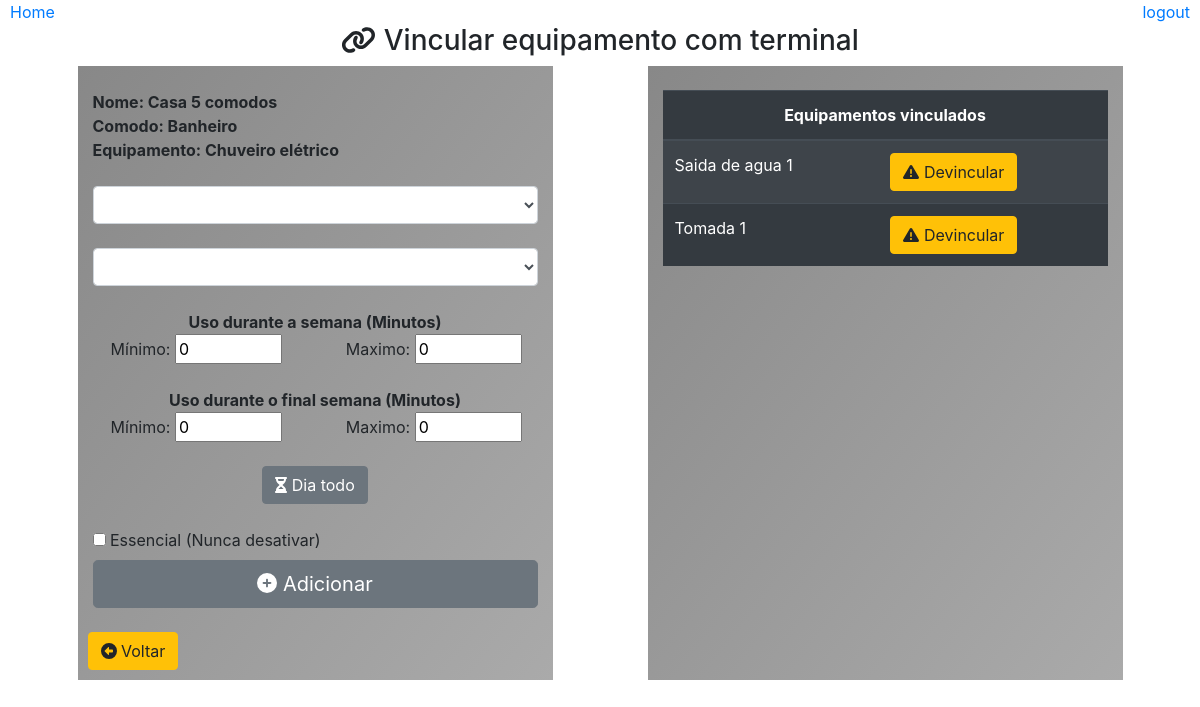
Screenshot of /cadastrar/vincular/equipamento/comodo/selecionar/?comodo_id=1&equipamento_id=3 with the database file from the repository.
### core/models.py (models this page shows, shortened)
class Comodo(models.Model):
    casa = models.ForeignKey(Casa,on_delete=models.CASCADE)
    nome = models.CharField(max_length=30)
    class Meta:
        db_table = 'comodo'

class Casa(models.Model):
    nome = models.CharField(max_length=30)
    class Meta:
        db_table = 'casa'

class Equipamento(models.Model):
    tipo_consumo = models.ForeignKey(TipoConsumo,on_delete=models.CASCADE)
    tipo_equipamento = models.ForeignKey(TipoEquipamento,on_delete=models.CASCADE)
    nome = models.CharField(max_length=50)
    descricao = models.CharField(max_length=500, null=True)
    consumo_agua = models.FloatField()
    consumo_energia = models.FloatField()
    class Meta:
        db_table = 'equipamento'

class ComodoSaida(models.Model):
    apelido = models.IntegerField()
    comodo = models.ForeignKey(Comodo, on_delete=models.CASCADE)
    saida = models.ForeignKey(Saida, on_delete=models.CASCADE)
    comodo_equipamento = models.ForeignKey(ComodoEquipamento,on_delete=models.CASCADE,null=True)
    essencial = models.BooleanField(default=False)
    status = models.BooleanField(default=True)
    tempo_min_semana = models.IntegerField(null=True)
    tempo_max_semana = models.IntegerField(null=True)
    tempo_min_feriado = models.IntegerField(null=True)
    tempo_max_feriado = models.IntegerField(null=True)
    class Meta:
        db_table = 'comodo_saida'

class Saida(models.Model):
    tipo_consumo = models.ForeignKey(TipoConsumo,on_delete=models.CASCADE)
    nome = models.CharField(max_length=30)
    class Meta:
        db_table = 'saida'

### core/pages/casa/views.py (the view)
# urls.py: path('cadastrar/vincular/equipamento/comodo/selecionar/', cadastro.ComodoEquipamentos),
def ComodoEquipamentos(request):
    comodo_id = request.GET.get('comodo_id')
    equipamento_id = request.GET.get('equipamento_id')
    saidas = Saida.objects.all()
    terminais = []
    if comodo_id and equipamento_id:
        comodo = Comodo.objects.get(id=comodo_id)
        equipamento = Equipamento.objects.get(id=equipamento_id)
        ambos = TipoConsumo.objects.get(id=3)# diretamente
        equipamentos = ComodoEquipamento.objects.filter(comodo=comodo, equipamento=equipamento)
        if equipamento.tipo_consumo == ambos:
            terminais = {'agua': [], 'energia': []}
        vinculados = []
        for item in equipamentos:
            items = ComodoSaida.objects.filter(
                comodo=comodo,
                comodo_equipamento = item
            )
            for aux in items:
                vinculados.append(aux)
        lista = []
        for saida in saidas:
            cs = ComodoSaida.objects.filter(
                comodo=comodo,
                saida=saida
            )
            flag = True
            for vinculado in vinculados:
                if vinculado.saida.tipo_consumo == saida.tipo_consumo:
                    if saida.tipo_consumo not in lista:
                        lista.append(saida.tipo_consumo)
                        flag = False
            if flag:
                for item in cs:
                    if item.comodo_equipamento is None:
                        if saida.tipo_consumo == equipamento.tipo_consumo:
                            aux = {'id': item.id, 'apelido': item.apelido, 'nome': saida.nome}
                            terminais.append(aux)
                        elif equipamento.tipo_consumo == ambos:
                            aux = {'id': item.id, 'apelido': item.apelido, 'nome': saida.nome, 'tipo_consumo': saida.tipo_consumo}
                            if saida.tipo_consumo.id == 1: #id direto
                                terminais['agua'].append(aux)
                            else:
                                terminais['energia'].append(aux)
    dados = {
        'titulo': 'Vincular terminal com equipamento',
        'comodo': comodo,
        'equipamento': equipamento,
        'terminais': terminais,
        'vinculados': vinculados
    }
    return render(request, 'casas/terminalEquipamento.html', dados)

### templates/casas/terminalEquipamento.html (shortened to what this page needs)
{% extends "model-page.html"%}
{% block content %}
    <div align='center'>
        <br>
        <h3><i class="fas fa-link"></i> Vincular equipamento com terminal</h3>
        <div class="container">
            <div class="row">
                <div class="col col-6 col-sm-6 col-md-4 col-lg-5 col-xs-4 container box-gray"><br>
                    <strong style="float: left;">Nome: {{comodo.casa.nome}}</strong><br>
                    <strong style="float: left;">Comodo: {{comodo.nome}}</strong><br>
                    <strong style="float: left;">Equipamento: {{equipamento.nome}}</strong><br><br>
                    <form action="/cadastrar/vincular/equipamento/comodo/adicionar" method="POST"> {% csrf_token %}
                        {% if equipamento.tipo_consumo.id == 3 %}
                            <select class="form-control" name="energia_id" value='1'>
                            </select>
                            <br>
                            <select class="form-control" name="agua_id" value='1'>
                            </select>
                        {% endif %}
                        <br>
                        <strong>Uso durante a semana (Minutos)</strong>
                        <div class="row">
                            <div class="col">
                                Mínimo: <input type="number" name="semana_min" id="semana_min" value="0" min="0" max="7200" step='15'/>
                            </div>
                            <div class="col">
                                Maximo: <input type="number" name="semana_max" id="semana_max" value="0" min="0" max="7200" step='15'/>
                            </div>
                        </div>
                        <br>
                        <strong>Uso durante o final semana (Minutos)</strong>
                        <div class="row">
                            <div class="col">
                                Mínimo: <input type="number" name="feriado_min" id="feriado_min" value="0" min="0" max="2880" step='15'/>
                            </div>
                            <div class="col">
                                Maximo: <input type="number" name="feriado_max" id="feriado_max" value="0" min="0" max="2880" step='15'/>
                            </div>
                        </div>
                        <br>
                        <button type="button" class="btn btn-secondary" onclick="diaTodo()">
                            <i class="fas fa-hourglass-half"></i> Dia todo
                        </button>
                        <br><br>
                        <div  style="float: left;">
                            <input type="checkbox" name="essencial" value="True"/>
                            <label> Essencial (Nunca desativar)</label>
                        </div>
                        <br>
                        <button type="submit" class="btn btn-secondary btn-lg btn-block">
                            <i class="fas fa-plus-circle"></i>
                            Adicionar
                        </button>
                        <br>
                    </form>
                    <a type="button" class="btn btn-warning" style="position: absolute; left: 10px;" href="/cadastrar/vincular/equipamento/comodo/?id={{comodo.id}}">
                        <i class='fas fa-arrow-alt-circle-left'></i> Voltar
                    </a>
                    <br><br>
                </div>
                {% if vinculados %}
                    <div class="col col-6 col-sm-6 col-md-4 col-lg-5 col-xs-4 container box-gray">
                        <br>
                        <table class="table table-striped table-dark">
                            <thead>
                                <tr align="center">
                                    <th colspan="2">Equipamentos vinculados</th>
                                </tr>
                            </thead>
                            {% for item in vinculados %}
                                <tr>
                                    <td>
                                        {{item.saida.nome}} {{item.apelido}}
                                    </td>
                                    <td>
                                        <a class="btn btn-warning" href="/cadastrar/desvincular/equipamento/comodo/{{item.id}}">
                                            <i class="fas fa-exclamation-triangle"></i> Devincular
                                        </a>
                                    </td>
                                </tr>
                            {% endfor %}
                        </table>
                        <br>
                    </div>
                {% endif %}
            </div>
        </div>
    </div>
{% endblock %}

### static/css/all.css (style rules this page uses)
.fa-hourglass-half:before { content: "\f252"; }
.fa-link:before { content: "\f0c1"; }

### static/css/style.css (style rules this page uses)
.box-gray { background-image: linear-gradient(to bottom right, #888888, #AAAAAA ); }

### rows the page displays
Comodo: casa.nome "Casa 5 comodos", nome "Banheiro"
Equipamento: nome "Chuveiro elétrico"
ComodoSaida: saida.nome "Saida de agua", apelido "1"
ComodoSaida: saida.nome "Tomada", apelido "1"
